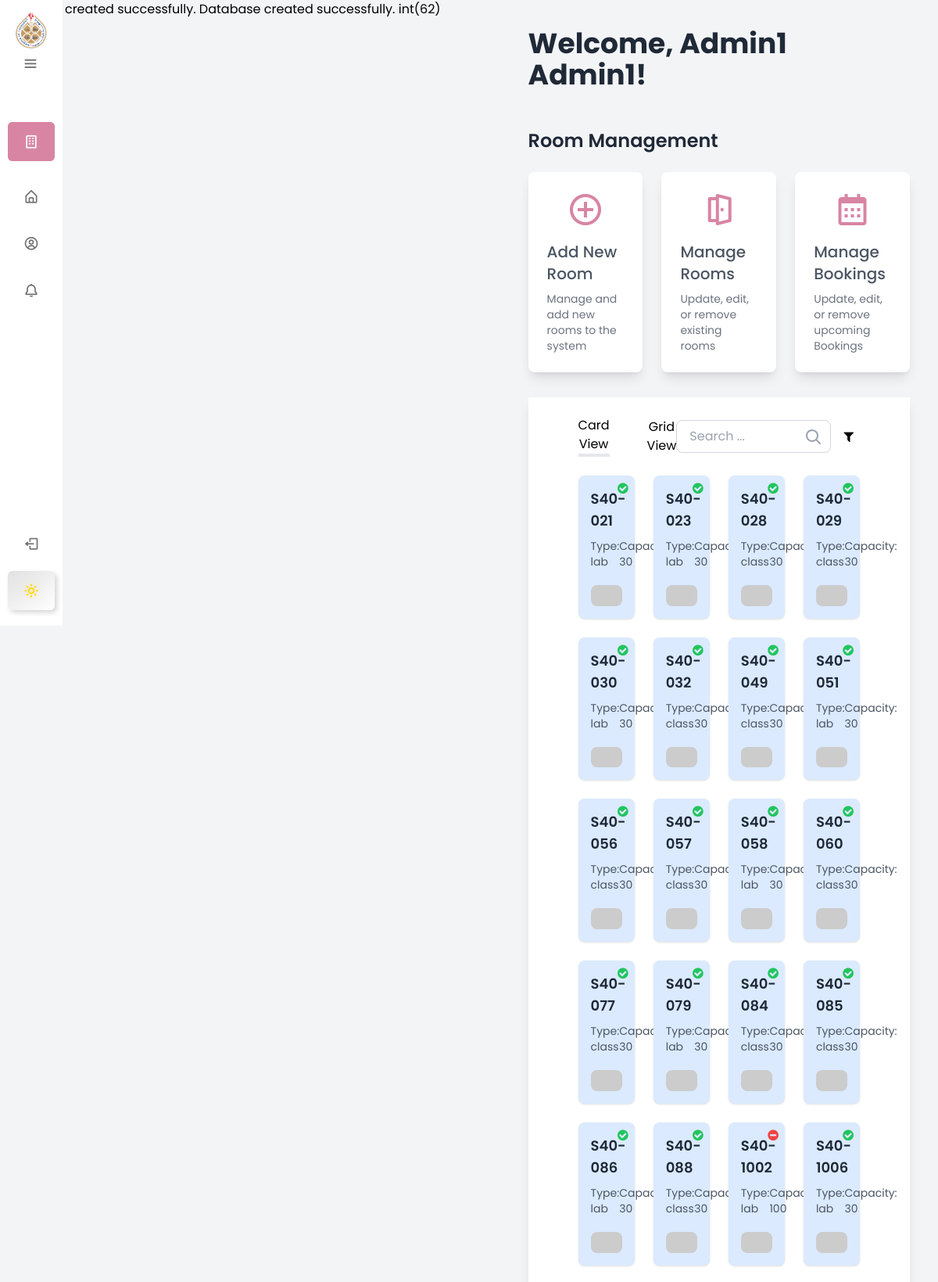
The app's page /frontend/templates/layout/base.php (signed in, upper part) with its own data.
### tables this page shows
CREATE TABLE `users` (
  `userID` int(10) NOT NULL,
  `email` varchar(255) NOT NULL,
  `password` varchar(255) NOT NULL,
  `firstName` text NOT NULL,
  `lastName` text NOT NULL,
  `role` enum('admin','student','instructor') NOT NULL DEFAULT 'student',
  `profilePic` blob DEFAULT NULL
);

CREATE TABLE `room` (
  `roomID` varchar(10) NOT NULL,
  `type` enum('lab','class') DEFAULT 'class',
  `capacity` int(10) UNSIGNED NOT NULL,
  `isAvailable` tinyint(4) NOT NULL DEFAULT 0,
  `floor` tinyint(4) NOT NULL,
  `department` enum('IS','CS','CE') NOT NULL
);

### backend/utils/helpers.php (called while the page is built, shortened)
<?php
include __DIR__ . '/../db-connection.php';
function isAuthorized()
{
  if (isset($_SESSION['active-user'])) {
    $id = $_SESSION['active-user'];
  } else {
    header('Location: ../../templates/layout/signbase.php');
    exit();
  }
  return $id;
}

### backend/database/user-model.php (called while the page is built, shortened)
<?php
require_once __DIR__ . '/../utils/crud.php';
class UserModel
{
    private $conn;
    function __construct($conn, $userID = null, $email = null, $password = null, $firstName = null, $lastName = null, $role = null, $profilePic = null)
    {
        $this->conn = $conn;
    }
    public function getUserByID($userID)
    {
        $crud = new Crud($this->conn);
        $condition = 'userID = ?';
        $result = $crud->read('users', [], $condition, $userID);
        return !empty($result) ? $result[0] : Constants::USER_NOT_FOUND;
    }
}

### backend/utils/crud.php (called while the page is built, shortened)
<?php
class Crud {
    private $db;
    public function __construct(PDO $pdo) {
        $this->db = $pdo;
    }
    public function read(string $tableName, array $columns = [], string $condition = '', ...$args): array {
        $columnList = empty($columns) ? '*' : implode(', ', $columns);
        $query = "SELECT $columnList FROM $tableName";
        if ($condition) {
            $query .= " WHERE $condition";
        }
        $stmt = $this->db->prepare($query);
        $stmt->execute($args);
        return $stmt->fetchAll(PDO::FETCH_ASSOC);
    }
}

### backend/database/room-model.php (called while the page is built, shortened)
<?php
require_once __DIR__ . '/../utils/crud.php';
class RoomModel
{
    private $conn;
    public function __construct($conn, $roomID = null, $type = "class", $capacity = null, $isAvailable = false, $floor = null)
    {
        $this->conn = $conn;
    }
    public function getAllRooms()
    {
        $crud = new Crud($this->conn);
        return $crud->read('room');
    }
}

### frontend/templates/components/home.php (the view, shortened to what this page needs)
<?php
require_once '../../../backend/database/user-model.php';
require_once '../../../backend/database/room-model.php';
require_once '../../../backend/utils/helpers.php';
$id = isAuthorized();
$userModel = new UserModel($pdo);
$id == Constants::GUEST_USER_ID ?
  $user = ['firstName' => 'Guest', 'lastName' => 'User'] :
  $user = $userModel->getUserByID($id);
$roomModel = new RoomModel($pdo);
$rooms = $roomModel->getAllRooms();
usort($rooms, function ($a, $b) {
  return $a['roomID'] <=> $b['roomID'];
});
?>
<body class="bg-gray-100 min-h-screen mr-5">
  <div class="text-left pb-6 pt-20 sm:pt-15 lg:pt-5 md:pt-10">
    <h1 class="text-xl sm:text-3xl lg:text-4xl font-bold text-gray-800 welcome-message">
      <?php if (is_array($user)) {
        echo "Welcome, " . $user["firstName"] . " " . $user["lastName"] . "!";
      } else {
        echo "Welcome, Guest!";
      }
      ?>
    </h1>
  </div>
  <?php if ($id === Constants::ADMIN_USER_ID) { ?>
    <div class="container mx-auto mt-6">
      <h3 class="text-2xl font-semibold text-gray-800 mb-6">Room Management</h3>
      <div class="grid grid-cols-1 sm:grid-cols-2 lg:grid-cols-3 gap-6">
        <div
          class="bg-white p-6 rounded-lg shadow-lg hover:shadow-xl transition duration-300 flex flex-col justify-center items-center">
          <div onclick="openAddRoomModal()" class="w-full cursor-pointer">
            <div class="flex flex-col items-center">
              <i class="bx bx-plus-circle text-5xl mb-4" style="color: #D885A3;"></i>
              <h4 class="text-xl font-medium text-gray-600">Add New Room</h4>
              <p class="text-sm text-gray-500 mt-2">Manage and add new rooms to the system</p>
            </div>
          </div>
        </div>
        <div
          class="bg-white p-6 rounded-lg shadow-lg hover:shadow-xl transition duration-300 flex flex-col justify-center items-center">
          <div onclick="openRoomListModal()" class="w-full cursor-pointer">
            <div class="flex flex-col items-center">
              <i class="bx bx-door-open text-5xl mb-4" style="color: #D885A3;"></i>
              <h4 class="text-xl font-medium text-gray-600">Manage Rooms</h4>
              <p class="text-sm text-gray-500 mt-2">Update, edit, or remove existing rooms</p>
            </div>
          </div>
        </div>
        <div
          class="bg-white p-6 rounded-lg shadow-lg hover:shadow-xl transition duration-300 flex flex-col justify-center items-center">
          <div onclick="openBookListModal()" class="w-full cursor-pointer">
            <div class="flex flex-col items-center">
              <i class="bx bx-calendar text-5xl mb-4" style="color: #D885A3;"></i>
              <h4 class="text-xl font-medium text-gray-600">Manage Bookings</h4>
              <p class="text-sm text-gray-500 mt-2">Update, edit, or remove upcoming Bookings</p>
            </div>
          </div>
        </div>
      </div>
    </div>
  <?php } ?>
  <div class="w-full bg-white shadow-lg my-8 py-6 px-4 sm:px-8 lg:px-16">
    <div class="flex justify-between mb-6">
      <div class="flex space-x-4 sm:space-x-8 lg:space-x-12">
        <button id="cardViewBtn" class="view-toggle-btn">Card View</button>
        <button id="gridViewBtn" class="view-toggle-btn">Grid View</button>
      </div>
      <div class="flex justify-center items-center space-x-2">
        <div class="relative w-full sm:max-w-md lg:max-w-lg mx-auto">
          <input type="text" id="roomSearch"
            class="w-full border border-gray-300 rounded-lg px-4 py-2 focus:outline-none focus:ring-2 focus:ring-blue-500"
            placeholder="Search ..." />
          <svg xmlns="http://www.w3.org/2000/svg" class="absolute top-3 right-3 h-5 w-5 text-gray-400"
            viewBox="0 0 20 20" fill="currentColor">
            <path fill-rule="evenodd"
              d="M12.9 14.32a8 8 0 111.414-1.414l4.387 4.387a1 1 0 11-1.414 1.414l-4.387-4.387zM8 14a6 6 0 100-12 6 6 0 000 12z"
              clip-rule="evenodd" />
          </svg>
        </div>
        <div class="relative" id="filterDiv">
          <div id="filterIcon" class="cursor-pointer">
            <i class="fa fa-filter text-3xl p-2" aria-hidden="true"></i>
          </div>
        </div>
      </div>
    </div>
    <div id="roomsContainer"
      class="grid grid-cols-1 sm:grid-cols-2 md:grid-cols-3 lg:grid-cols-4 gap-6 justify-center items-center">
      <?php foreach ($rooms as $room): ?>
        <div
          class="room-card relative p-4 bg-blue-100 rounded-lg shadow transform transition duration-300 hover:scale-105 hover:shadow-xl"
          data-room-type="<?php echo strtolower($room['type']); ?>" data-room-capacity="<?php echo $room['capacity']; ?>"
          data-room-available="<?php echo $room['isAvailable']; ?>"
          data-room-id="<?php echo htmlspecialchars($room['roomID']); ?>" data-room-floor="<?php echo $room['floor']; ?>">
          <div class="absolute top-2 right-2">
            <?php if ($room['isAvailable'] == 1): ?>
              <i class="fa fa-check-circle text-green-500 text-xl" title="Available"></i>
            <?php else: ?>
              <i class="fa fa-minus-circle text-red-500 text-xl" title="Not Available"></i>
            <?php endif; ?>
          </div>
          <h3 class="text-lg font-semibold text-gray-800"><?php echo $room['roomID']; ?></h3>
          <div class="flex justify-around items-center text-sm text-gray-600 mt-2">
            <span>Type: <?php echo htmlspecialchars($room['type']); ?></span>
            <span>Capacity: <?php echo htmlspecialchars($room['capacity']); ?></span>
          </div>
          <div>
            <img src="https://placehold.co/600x400?text=Image+For+<?php echo htmlspecialchars($room['roomID']); ?>"
              class="mt-5 rounded-lg">
          </div>
        </div>
      <?php endforeach; ?>
    </div>
  </div>
  </div>
</body>
</html>

### frontend/templates/layout/base.php (shortened to what this page needs)
<?php
require_once '../../../backend/db-connection.php';
?>
<!DOCTYPE html>
<html lang="en">
<head>
  <link rel="stylesheet" href="../../css/nav.css" />
  <link rel="stylesheet" href="../../css/home.css" />
  <link rel="stylesheet" href="../../css/notification.css" />
  <link rel="stylesheet" href="../../css/roomDetails.css" />
  <link href="https://unpkg.com/boxicons@2.1.1/css/boxicons.min.css" rel="stylesheet" />
  <script src="https://cdn.tailwindcss.com"></script>
  <link rel="stylesheet" href="https://cdnjs.cloudflare.com/ajax/libs/font-awesome/4.7.0/css/font-awesome.min.css">
</head>
<body>
  <?php include "../components/nav.php"; ?>
  <div id="main-content" class="content lg:ml-24 md:ml-12">
    <?php include "../components/home.php" ?>
</body>
</html>

### backend/db-connection.php (shortened to what this page needs)
<?php
require_once __DIR__ . '/utils/crud.php';
$dbhost = "localhost";
$dbport = "3306";
$dbname = "rbs";
$dbuser = "root";
$dbpass = "";
try {
    $pdo = new PDO("mysql:host={$dbhost};port={$dbport};dbname={$dbname}", $dbuser, $dbpass);
    $pdo->setAttribute(PDO::ATTR_ERRMODE, PDO::ERRMODE_EXCEPTION);
    $stmt = $pdo->query("SHOW DATABASES LIKE '$dbname'");
    if ($stmt->rowCount() == 0) {
        echo "Database created successfully.\n";
    }
} catch (PDOException $e) {
    echo "Database connection failed: " . $e->getMessage();
    exit;
}

### frontend/templates/components/nav.php (shortened to what this page needs)
<?php
require_once '../../../backend/utils/helpers.php';
$id = isAuthorized();
var_dump($id);
?>
<nav class="sidebar close">
  <header>
    <div class="open-logo-text">
      <div class="image-text">
        <span class="image">
          <img src="../../images/demo.png" alt="UOB Logo" />
        </span>
      </div>
    </div>
    <i class="bx bx-menu toggle"></i>
  </header>
  <div class="menu-bar">
    <div class="menu">
      <li class="nav-link active">
        <a id="home-tab">
          <i class="bx bx-building icon"></i>
        </a>
      </li>
      <?php if ($id == Constants::ADMIN_USER_ID) { ?>
        <ul class="menu-links">
          <li class="nav-link">
            <a id="dashboard-tab">
              <i class="bx bx-home-alt icon"></i>
            </a>
          </li>
        <?php } ?>
        <?php
        if ($id != Constants::GUEST_USER_ID) {
          echo "<li class='nav-link'>
          <a id='profile-tab' onclick='loadContent('profile.php')'>
            <i class='bx bx-user-circle icon'></i>
            <span class='text nav-text'>Profile</span>
          </a>
        </li>";
        }
        ?>
        <?php
        if ($id != Constants::GUEST_USER_ID) {
          echo "<li class='nav-link'>
          <a id='notifiations-tab'>
            <i class='bx bx-bell icon'></i>
            <span class='text nav-text'>Notifications</span>
          </a>
        </li>";
        }
        ?>
      </ul>
    </div>
    <div class="bottom-content">
      <?php
      if ($id != Constants::GUEST_USER_ID) {
        echo "<li class='nav-link'>
        <a href='../../../backend/server/logout.php'>
          <i class='bx bx-log-out icon'></i>
          <span class='text nav-text'>Logout</span>
        </a>";
      }
      ?>
      <li class="mode">
        <a class="toggle-dark-mode" role="switch" aria-checked="false" tabindex="0">
          <i class='bx bx-sun icon sun'></i>
        </a>
      </li>
    </div>
  </div>
</nav>

### frontend/css/nav.css (style rules this page uses)
* { margin: 0; padding: 0; box-sizing: border-box; font-family: "Poppins", sans-serif; }
:root { --body-color: #e4e9f7; --sidebar-color: #fff; --primary-color: #D885A3; --primary-color-light: #f6f5ff; --toggle-color: #ddd; --text-color: #707070; --border-color: #e6e6e6; --hover-color: #f5f5f5; --dark-body-color: #18191a; --dark-sidebar-color: #242526; --dark-primary-color: #d591aa; --dark-primary-color-light: #2c2d2e; --dark-toggle-color: #333; --dark-text-color: #d0d0d0; --dark-border-color: #3a3b3c; --dark-hover-color: #3a3b3c; --tran-03: all 0.2s ease; --tran-04: all 0.3s ease; --tran-05: all 0.3s ease; }
body { display: flex; min-height: 100vh; background-color: var(--body-color); transition: var(--tran-05); }
.sidebar { display: flex; flex-direction: column; justify-content: space-between; padding: 0 10px; background: var(--sidebar-color); transition: var(--tran-05); width: 250px; height: 100vh; position: fixed; }
.sidebar.close { width: 80px; }
.sidebar li { height: 50px; list-style: none; display: flex; align-items: center; margin-top: 10px; }
.sidebar header .image, .sidebar .icon { min-width: 60px; }
.sidebar .icon { min-width: 60px; border-radius: 6px; height: 100%; display: flex; align-items: center; justify-content: center; font-size: 20px; }
.sidebar .text, .sidebar .icon { color: var(--text-color); transition: var(--tran-03); }
.sidebar .menu-bar .menu li.active .icon { color: var(--sidebar-color); }
.sidebar header { display: flex; flex-direction: column; align-items: center; gap: 10px; }
.sidebar header .image-text { display: flex; flex-direction: column; align-items: center; }
.sidebar header .image { margin-top: 15px; display: flex; align-items: center; justify-content: center; }
.sidebar header .image img { width: 40px; border-radius: 6px; }
.sidebar header .toggle { font-size: 3rem; position: absolute; top: 60px; left: 28px; height: 25px; width: 25px; background-color: transparent; color: var(--text-color); font-size: 22px; cursor: pointer; transition: var(--tran-05); margin-top: 10px; }
.sidebar.close .toggle { transform: translateY(0) rotate(0deg); }
.sidebar .menu { flex: 1; display: flex; flex-direction: column; gap: 10px; margin-top: 30px; }
.sidebar li a { list-style: none; height: 100%; background-color: transparent; display: flex; align-items: center; height: 100%; width: 100%; border-radius: 6px; text-decoration: none; transition: var(--tran-03); }
.sidebar li a:hover, .nav-link.active { background-color: var(--dark-hover-color); }
.sidebar li a:hover .icon, .sidebar li a:hover .text, .nav-link.active .icon, .nav-link.active .text { color: var(--sidebar-color); }
.sidebar .menu-bar { height: calc(100% - 55px); display: flex; flex-direction: column; justify-content: space-between; }
.sidebar .menu-bar .mode { background-color: var(--primary-color-light); position: relative; transition: var(--tran-05); }
.mode { position: relative; border-radius: 11px; transition: var(--tran-05); background-color: var(--primary-color-light); }
.toggle-dark-mode { position: relative; display: flex; align-items: center; justify-content: center; height: 100%; width: 44px; background: linear-gradient(145deg, #e1e1e1, #fff); box-shadow: 3px 3px 6px #d5d5d5, -3px -3px 6px #ffffff; transition: all 0.3s ease; cursor: pointer; }
li:has(>.toggle-dark-mode) { margin-bottom: 20px; }
.toggle-dark-mode i { font-size: 20px; color: var(--text-color); position: absolute; transition: var(--tran-03); }
.toggle-dark-mode i.sun { opacity: 1; color: #ffd700; text-shadow: 0 0 10px rgba(255, 215, 0, 0.5); }
.top-nav ul li a:hover, .nav-link.active { background-color: var(--primary-color); transition: var(--tran-04); border-radius: 6px; }
.top-nav ul li a:hover, .nav-link { height: 100%; }
body.dark-mode .top-nav ul li a:hover, .nav-link.active { background-color: var(--dark-primary-color-light); }
.top-nav ul li a.hover, .nav-link.active { background-color: var(--primary-color); color: var(--sidebar-color); }
.nav-link a:hover, .nav-link.active a { background-color: var(--primary-color); color: var(--sidebar-color); transition: var(--tran-04); border-radius: 6px; }
.content { flex: 1; padding: 16px; transition: var(--tran-05); }

### frontend/css/home.css (style rules this page uses)
html, body { margin: 0; padding: 0; box-sizing: border-box; }
.room-card, .room-square { cursor: pointer; }

### records on screen
users: firstName "Admin1", lastName "Admin1"
room: isAvailable 1 (drawn), roomID "S40-021", type "lab", capacity "30"
room: isAvailable 1 (drawn), roomID "S40-023", type "lab", capacity "30"
room: isAvailable 1 (drawn), roomID "S40-028", type "class", capacity "30"
room: isAvailable 1 (drawn), roomID "S40-029", type "class", capacity "30"
room: isAvailable 1 (drawn), roomID "S40-030", type "lab", capacity "30"
room: isAvailable 1 (drawn), roomID "S40-032", type "class", capacity "30"
room: isAvailable 1 (drawn), roomID "S40-049", type "class", capacity "30"
room: isAvailable 1 (drawn), roomID "S40-051", type "lab", capacity "30"
room: isAvailable 1 (drawn), roomID "S40-056", type "class", capacity "30"
room: isAvailable 1 (drawn), roomID "S40-057", type "class", capacity "30"
room: isAvailable 1 (drawn), roomID "S40-058", type "lab", capacity "30"
room: isAvailable 1 (drawn), roomID "S40-060", type "class", capacity "30"
room: isAvailable 1 (drawn), roomID "S40-077", type "class", capacity "30"
room: isAvailable 1 (drawn), roomID "S40-079", type "lab", capacity "30"
room: isAvailable 1 (drawn), roomID "S40-084", type "class", capacity "30"
room: isAvailable 1 (drawn), roomID "S40-085", type "class", capacity "30"
room: isAvailable 1 (drawn), roomID "S40-086", type "lab", capacity "30"
room: isAvailable 1 (drawn), roomID "S40-088", type "class", capacity "30"
room: isAvailable 0 (drawn), roomID "S40-1002", type "lab", capacity "100"
room: isAvailable 1 (drawn), roomID "S40-1006", type "lab", capacity "30"
